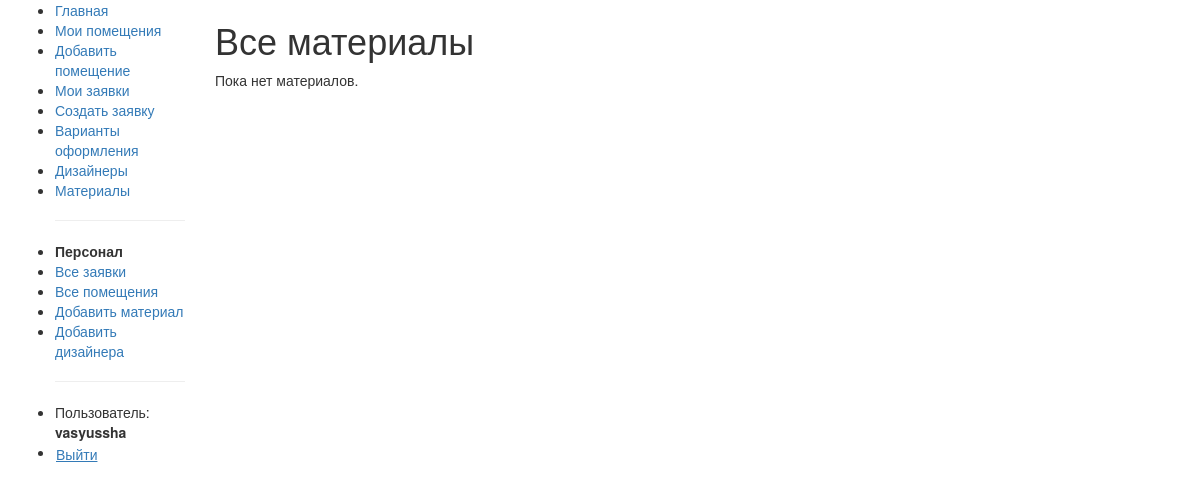
Page /materials/ (signed in) on the earlier database version.
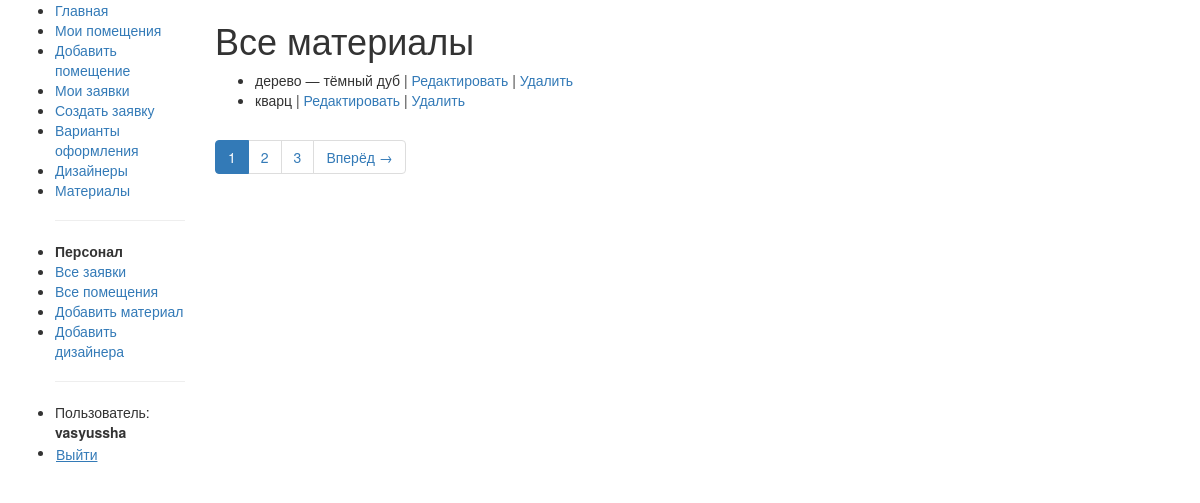
Same page on the later database version.
### studio/models.py (models this page shows, shortened)
class Material(models.Model):
    name = models.CharField(max_length=100, verbose_name="Название материала")
    class Meta:
        verbose_name = "Материал"
        verbose_name_plural = "Материалы"

### studio/views.py (the view)
# urls.py: path('materials/', views.MaterialListView.as_view(), name='materials'),
class MaterialListView(generic.ListView):
    model = Material
    template_name = 'studio/material_list.html'
    paginate_by = 2

### studio/templates/studio/material_list.html (shortened to what this page needs)
{% extends "base_generic.html" %}
{% block content %}
<h1>Все материалы</h1>
{% if material_list %}
<ul>
    {% for material in material_list %}
    <li>
        {{ material.name }}
        {% if perms.studio.can_make_proposal %}
        | <a href="{% url 'material-update' material.id %}">Редактировать</a>
        | <a href="{% url 'material-delete' material.id %}">Удалить</a>
        {% endif %}
    </li>
    {% endfor %}
</ul>
{% if is_paginated %}
<nav aria-label="Навигация по страницам">
    <ul class="pagination">
        {% for num in page_obj.paginator.page_range %}
            {% if page_obj.number == num %}
            <li class="page-item active">
                <span class="page-link">{{ num }}</span>
            </li>
            {% else %}
            <li class="page-item">
                <a class="page-link" href="?page={{ num }}">{{ num }}</a>
            </li>
            {% endif %}
        {% endfor %}
        {% if page_obj.has_next %}
        <li class="page-item">
            <a class="page-link" href="?page={{ page_obj.next_page_number }}">Вперёд →</a>
        </li>
        {% endif %}
    </ul>
</nav>
{% endif %}
{% else %}
<p>Пока нет материалов.</p>
{% endif %}
{% endblock %}

Differences in the rows shown:
added Material: name "дерево — тёмный дуб"
added Material: name "кварц"
Other differences:
new list line: "1"
new list line: "2"
new list line: "3"
text no longer shown: "Пока нет материалов."
text now shown: "Вперёд →"
